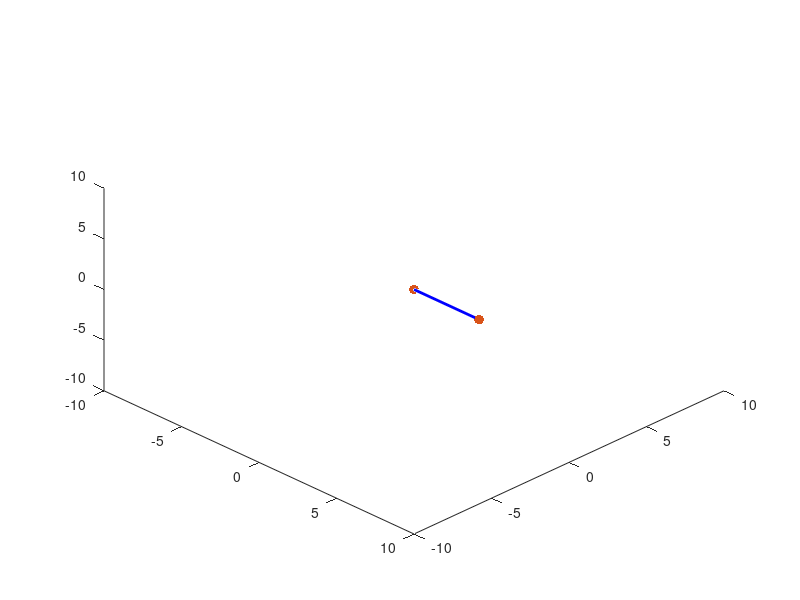

MATLAB code to generate this figure:
function robot_arm_Sumith_v1()
clc;clear;

d1 = 4.2;

x0 = [0; 0 ; 0; 0];
x1 = [d1; 0 ; 0; 0];

rotate3d on;


for i = 0:10:360
    x = [x0(1) x1(1)];
    y = [x0(2) x1(2)];
    z = [x0(3) x1(3)];
    
    x1 = rot_z(x1,10);
        
    plot3(x,y,z,'linewidth',2,'color','blue')
    hold on;
    xlim([-10, 10]);
    ylim([-10, 10]);
    zlim([-10, 10]);
    scatter3(x,y,z, 50,'red','filled');
    view(45,45)
    hold off;
    pause(0.1);
    i
end

disp('stop thats all');

end

function rotated = rot_z(mat_to_rot, theta)
rotated = [cosd(theta) -sind(theta) 0 0; sind(theta) cosd(theta) 0 0; 0 0 1 0; 0 0 0 1] * mat_to_rot;
end
